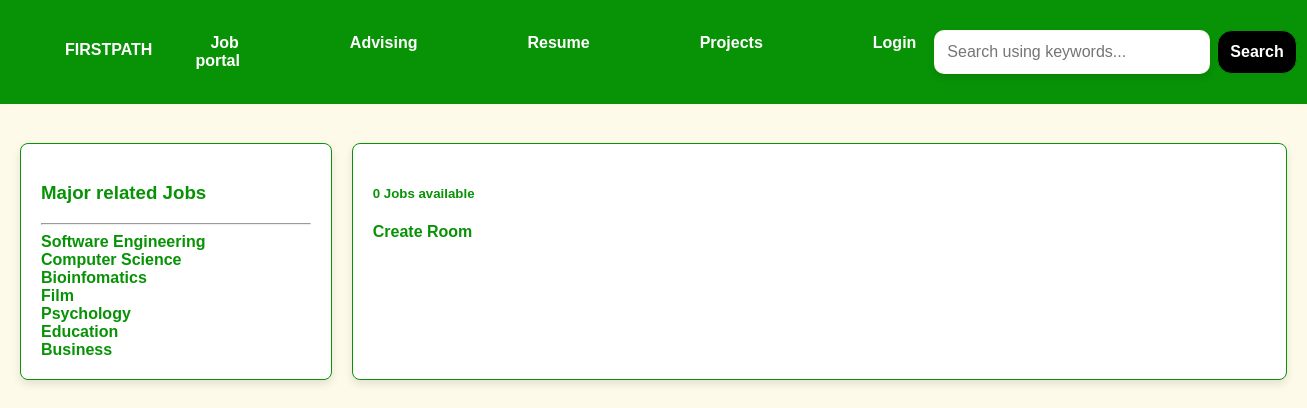
The page /?q=Psychology on the database its author committed.
### base/models.py (models this page shows, shortened)
class Topic(models.Model):
    name = models.CharField(max_length=200)

### base/views.py (the view)
# urls.py: path('', views.home, name='home'),
def home(request):
    q = request.GET.get('q') if request.GET.get('q') != None else ''
    rooms = Room.objects.filter(
        Q(topic__name__icontains=q) |
        Q(name__icontains=q) |
        Q(description__icontains=q)
    )
    topics = Topic.objects.all()
    room_count = rooms.count() #use for total no. of jobs
    room_messages = Message.objects.filter(Q(room__topic__name__icontains=q))
    context = {'rooms': rooms, 'topics': topics, 'room_count': room_count, 'room_messages': room_messages}
    return render(request, 'base/home.html', context)

### base/templates/base/home.html (shortened to what this page needs)
{% extends 'main.html' %}
{% block content %}
<div class="container">
    {% include 'base/major_job.html' %}
    <div>
        <h5>{{room_count}} Jobs available</h5>
        <a href="{% url 'create-room' %}">Create Room</a>
    </div>
</div>
{% endblock content %}

### base/templates/base/major_job.html (shortened to what this page needs)
<div>
    <h3>Major related Jobs</h3>
    <hr>
    {% for topic in topics %}
    <div>
        <a href="{% url 'home' %}?q={{topic.name}}">{{topic.name}}</a>
    </div>
    {% endfor %}
</div>

### static/styles/main.css (style rules this page uses)
body { font-family: 'Arial', sans-serif; background-color: #fef7de9d; color: #000000; margin: 0; padding: 0; }
.container { display: flex; justify-content: space-between; padding: 20px; gap: 20px; }
.container > div { background-color: #ffffff; border: 1px solid #089206; border-radius: 8px; padding: 20px; flex: 1; box-shadow: 0px 4px 8px rgba(0, 0, 0, 0.1); }
h3, h5 { color: #089206; }
a { color: #089206; text-decoration: none; font-weight: bold; }

### base/templates/base/home.html (style rules this page uses)
.container { display: grid; grid-template-columns: 1fr 3fr; }

### rows shown on the page
Topic: name "Software Engineering"
Topic: name "Computer Science"
Topic: name "Bioinfomatics"
Topic: name "Film"
Topic: name "Psychology"
Topic: name "Education"
Topic: name "Business"

### other values the page prints
{{ room_count }} "0"
